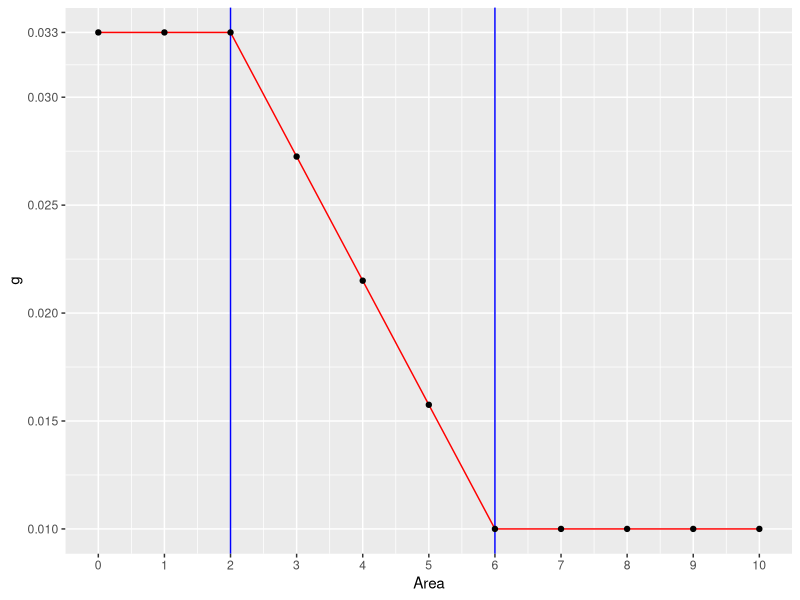

This chart was generated by the following R code:
library(ggplot2)

x = 0:10
a0 = 2
a1 = 6
gmin = 0.010
gmax = 0.033
f = function(x) {
  slope = (gmin-gmax)/(a1-a0)
  intercept = gmax - a0*slope
  y = slope*x + intercept
  y[y<gmin] = gmin
  y[y>gmax] = gmax
  y
}


M = data.frame(
  Area = x,
  g = f(x)
)

ggplot(M, aes(Area, g)) +
  geom_vline(xintercept=c(a0,a1), colour="blue") +
  geom_line(colour="red") +
  geom_point() +
  scale_x_continuous(breaks=0:10) +
  scale_y_continuous(breaks=c((0:6)*0.005, gmax))
